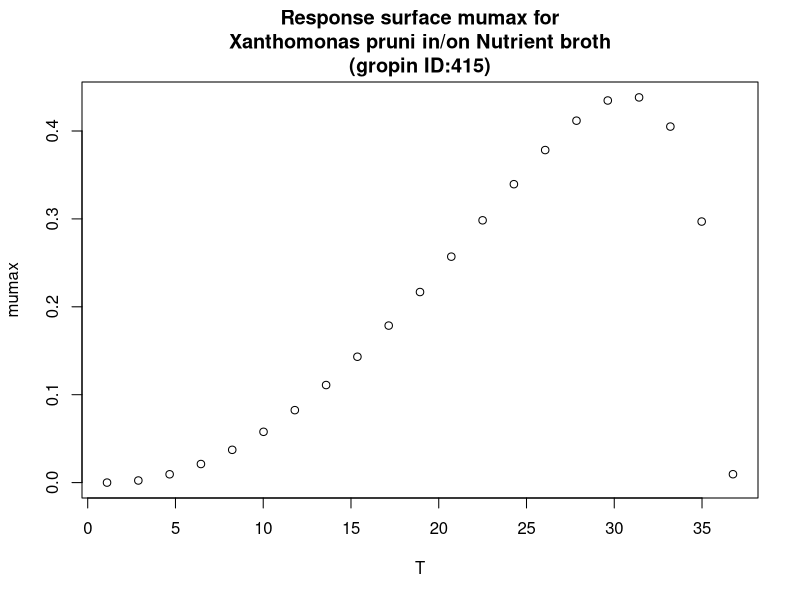

The R source for this figure:
#############################
# start of Parameter script
#############################
T <- seq(1.1011,36.7632367632368,length.out=21)
#############################
# end of Parameter script
#############################
############################# 
# start of Model script Gropin ID 415 
#############################
 
# constant coefficients for this model
 
variables <- data.frame(T)
argumentsPar <- expand.grid(variables)
 
# heart of the model
response_surface <- function(T) {
   mumax <-(4.4*(10^-1)*(T-36.8)*((T-1.1)^2))/((30.8-1.1)*((30.8-1.1)*(T-30.8)-(30.8-36.8)*(30.8+1.1-2*T)))

return(mumax=mumax)
} 

# output parameters
responseSurface <- cbind(argumentsPar,response_surface(argumentsPar['T']))
colnames(responseSurface) <- c(colnames(argumentsPar),'mumax')
#############################
# End of Model script
#############################
############################# 
# start of Visualisation script Gropin ID 415 
#############################
plot(T,responseSurface$'mumax',xlab='T',
                          ylab='mumax',main='Response surface mumax for
Xanthomonas pruni in/on Nutrient broth
(gropin ID:415)')
#############################
# End of Visualisation script
#############################
